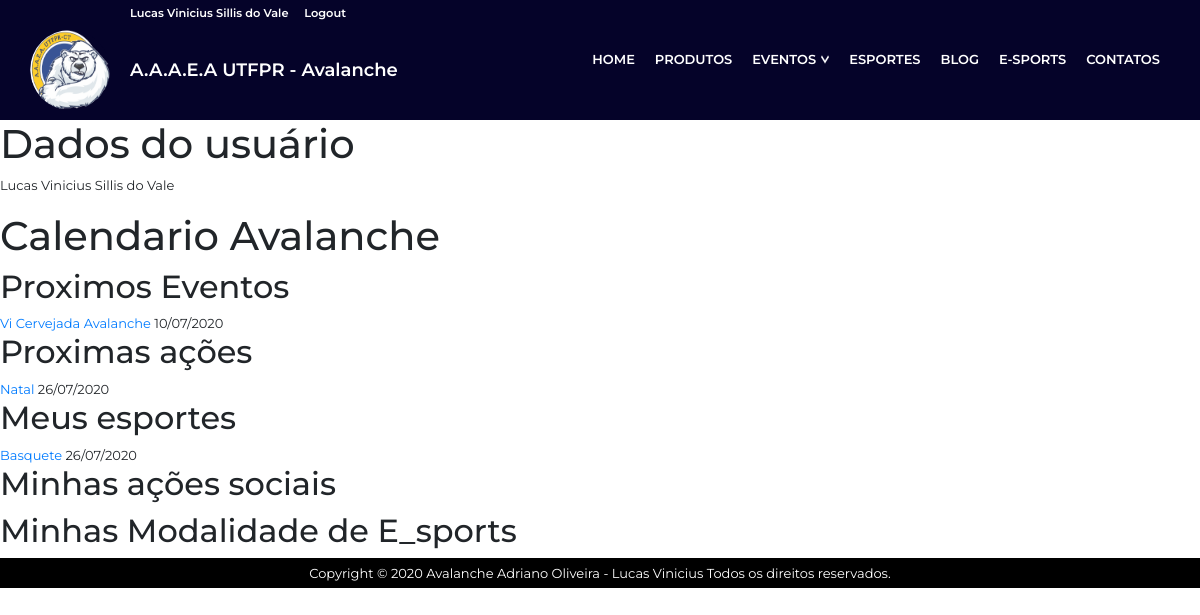
Screenshot of /Minha-Conta/ (signed in) with the database file from the repository.
### Contas/models.py (models this page shows, shortened)
class user(AbstractBaseUser, PermissionsMixin):
    Cursos = (
    ('Nenhum', 'Nenhum'), ('Administração', 'Administração'), ('Arquitetura e Urbanismo', 'Arquitetura e Urbanismo'),
    ('Bacharelado em Química', 'Bacharelado em Química'),
    ('Comunicação Organizacional', 'Comunicação Organizacional'),
    ('Design', 'Design'),
    ('Educação Física', 'Educação Física'),
    ('Engenharia Ambiental e Sanitária', 'Engenharia Ambiental e Sanitária'),
    ('Engenharia Civil', 'Engenharia Civil'),
    ('Engenharia de Computação', 'Engenharia de Computação'),
    ('Engenharia de Controle e Automação', 'Engenharia de Controle e Automação'),
    ('Engenharia Elétrica', 'Engenharia Elétrica'),
    ('Engenharia Eletrônica', 'Engenharia Eletrônica'),
    ('Engenharia Mecânica', 'Engenharia Mecânica'),
    ('Engenharia Mecatrônica', 'Engenharia Mecatrônica'),
    ('Licenciatura em Física', 'Licenciatura em Física'),
    ('Licenciatura em Letras Inglês', 'Licenciatura em Letras Inglês'),
    ('Licenciatura em Letras Português', 'Licenciatura em Letras Português'),
    ('Licenciatura em Matemática', 'Licenciatura em Matemática'),
    ('Licenciatura em Química', 'Licenciatura em Química'),
    ('Sistemas da Informação', 'Sistemas da Informação'),
    ('Tecnologia em Controle e Automação', 'Tecnologia em Controle e Automação'),
    ('Tecnologia em Design Gráfico', 'Tecnologia em Design Gráfico'),
    ('Tecnologia em Radiologia', 'Tecnologia em Radiologia'),
    ('Tecnologia em Sistemas de Telecomunicação', 'Tecnologia em sistemas de Telecomunicação')
    )
    Nome_completo = models.CharField(max_length=255, null=True,unique=True,help_text="Digite o seu nome COMPLETO")
    email = models.EmailField(max_length=255, unique=True, null=True)
    is_active = models.BooleanField(default=True, null=True)
    is_staff = models.BooleanField(default=False, null=True,verbose_name='Diretor')
    Socio = models.BooleanField(default=False, null=True)
    CPF = BRCPFField(max_length=14,unique=True,blank=False,null=False)
    Curso = models.CharField(max_length=255, choices=Cursos, null=True)
    Registro_Academico = models.CharField(max_length=255, blank=True,unique=True,null=True,help_text="Caso não é aluno da utfpr,deixar em Branco")
    Telefone = models.CharField(max_length=13,null = False)
    timestamp = models.DateTimeField(auto_now_add=True, null=True)
    objects = UserManager()
    USERNAME_FIELD = 'email'
    REQUIRED_FIELDS = ['Nome_completo', 'CPF', 'Curso','Telefone']
    @property
    def get_socio(self):
        return self.Socio
    class Meta:
        verbose_name = 'Usuário'
        verbose_name_plural = 'Usuários'
        ordering = ['Nome_completo']

### Avalancheutfpr/models.py (models this page shows, shortened)
class eventos(models.Model):
    status = (('Ativo', 'Ativo'), ('Encerrado', 'Encerrado'),)
    name = models.CharField(max_length=30,null=False,blank=False,verbose_name='Nome')
    previa = models.TextField(null=False,blank=False,verbose_name='Prévia')
    descricao = models.TextField(null=False,blank=False,verbose_name='Descrição')
    image = StdImageField(upload_to=get_file_path, null=False, blank=False)
    slug = AutoSlugField(populate_from = 'name')
    data = models.DateField(auto_now_add=False,blank=True,null=True)
    pub_date = models.DateField(auto_now_add=True,verbose_name='Data de Publicação')
    Status = models.CharField(max_length=30, null=True, blank=True, choices=status, default='Ativo')
    class Meta:
        verbose_name = 'Evento'
        verbose_name_plural = 'Eventos'
        ordering = ['-pub_date']

class campanhas(models.Model):
    status = (('Ativo', 'Ativo'), ('Encerrado', 'Encerrado'),)
    name = models.CharField(max_length=30,null=False,blank=False,verbose_name='Nome')
    previa = models.TextField(null=False, blank=False, verbose_name='Prévia')
    descricao = models.TextField(null=False,blank=False,verbose_name='Descrição')
    local = models.CharField(max_length=255)
    image = StdImageField(upload_to=get_file_path, null=False, blank=False)
    QRcode = StdImageField(upload_to=get_file_path, null=True, blank=True)
    slug = AutoSlugField(populate_from='name')
    data = models.DateField(auto_now_add=False, blank=True, null=True,verbose_name='Data de Realização')
    pub_date = models.DateField(auto_now_add=True,verbose_name='Data de publicação')
    Status = models.CharField(max_length=30, null=True, blank=True, choices=status, default='Ativo')
    class Meta:
        verbose_name= 'Ação Social'
        verbose_name_plural = 'Ações Sociais'
        ordering = ['-pub_date']

class inscricao_modalidades(models.Model):
    usuario = models.ForeignKey(settings.AUTH_USER_MODEL, verbose_name='Usuário', related_query_name='inscrito',
                                on_delete=models.CASCADE)
    name = models.CharField(max_length=255, null=False, blank=False,verbose_name='Nome')
    email = models.CharField(max_length=255, null=False, blank=False,verbose_name='Email')
    curso = models.CharField(max_length=255, null=False, blank=False,verbose_name='Curso')
    Ra = models.CharField(max_length=30, null=False, blank=False,verbose_name='Registro Acadêmico')
    telefone = models.CharField(max_length=30, null=False, blank=False,verbose_name='Contato')
    modalidade = models.ForeignKey(modalidades,verbose_name='Modalidade',on_delete=models.CASCADE)
    data = models.DateField(auto_now_add=True, verbose_name='Data da inscrição')
    objects = inscricaomodalidadesManager()
    class Meta:
        verbose_name = 'Modalidades - inscrições'
        verbose_name_plural = 'Modalidades - inscrições'
        ordering = ['modalidade']

class modalidades(models.Model):
    status = (('Ativo', 'Ativo'), ('Encerrado', 'Encerrado'),)
    name = models.CharField(max_length=30,null=False,blank=False,verbose_name='Nome')
    previa = models.TextField(null=False, blank=False, verbose_name='Prévia')
    descricao = models.TextField(null=False,blank=False,verbose_name='Descrição')
    image = StdImageField(upload_to=get_file_path, null=False, blank=False)
    slug = AutoSlugField(populate_from='name')
    pub_date = models.DateField(auto_now_add=True,verbose_name='Data de publicação')
    Status = models.CharField(max_length=30, null=True, blank=True, choices=status, default='Ativo')
    class Meta:
        verbose_name='Modalidade'
        verbose_name_plural = 'Modalidades'
        ordering = ['name']
    def __str__(self):
        return self.name

### Contas/views.py (the view)
# urls.py: path('Minha-Conta/',Minha_Conta,name = 'Minha_Conta'),
@login_required
def Minha_Conta(request):
    if request.user.is_authenticated:
        Inscricao_modalidades = inscricao_modalidades.objects.filter(usuario = request.user).order_by('modalidade')
        Inscricao_campanhas_sociais = inscricao_campanhas_sociais.objects.filter(usuario = request.user).order_by('campanha')
        Inscricao_E_sports = inscricao_E_sports.objects.filter(usuario = request.user).order_by('game')
        Eventos = eventos.objects.all().order_by('-pub_date')
        Campanhas = campanhas.objects.all().order_by('-pub_date')
        context = {}
        context['Eventos'] = Eventos
        context['Campanhas'] = Campanhas
        context['Inscricao_esportes'] = Inscricao_modalidades
        context['Inscricao_campanhas'] = Inscricao_campanhas_sociais
        context['Inscricao_E_sports'] = Inscricao_E_sports
        return render(request,'Minha_Conta.html',context)
    return redirect('Login')

### Contas/templates/Minha_Conta.html (shortened to what this page needs)
{% extends 'Base.html' %}
{% load static %}
{%load bootstrap4 %}
{%block body%}
<h1>Dados do usuário</h1>
<p>{{user.Nome_completo}}</p>
<h1>Calendario Avalanche</h1>
<h2>Proximos Eventos</h2>
{%for evento in Eventos %}
    <tr>
        <td>
          <a href="{% url 'Eventos_View' evento.slug%}">{{evento.name}}</a>
        </td>
        <td>
            {{evento.data|date:"d/m/Y"}}
        </td>
    </tr><br>
    {%endfor%}
<h2>Proximas ações</h2>
{%for campanha in Campanhas %}
    <tr>
        <td>
          <a href="{%url 'Campanhas_View' campanha.slug%}">{{campanha.name}}</a>
        </td>
        <td>
            {{campanha.data|date:"d/m/Y"}}
        </td>
    </tr><br>
    {%endfor%}
<h2>Meus esportes</h2>
{%for inscricao in Inscricao_esportes %}
    <tr>
        <td>
          <a href="{%url 'Modalidades_View' inscricao.modalidade.slug%}">{{inscricao.modalidade}}</a>
        </td>
        <td>
            {{inscricao.data|date:"d/m/Y"}}
        </td>
    </tr><br>
    {%endfor%}
<h2>Minhas ações sociais</h2>
<h2>Minhas Modalidade de E_sports</h2>
{%endblock%}

### Avalancheutfpr/templates/Base.html (shortened to what this page needs)
{% load static %}
{%load bootstrap4 %}
<html>
	<head>
        {% bootstrap_css %}
		<link href="{% static 'css/style.css' %}" rel="stylesheet"/>
	</head>
	<body>
		<header>
            {%if user.is_authenticated%}
            <div class="adicional">
            <div class="usuario"><pre><a href="{%url 'Minha_Conta'%}">{{user.Nome_completo}}</a>     <a href="{%url 'Logout'%}">Logout</a> </pre></div>
            </div>
            {%else%}
    <div class="adicional">
        <div class="usuario"><pre><a href="{%url 'Login'%}">Login</a>     <a href="{%url 'Cadastro'%}">Cadastre-se</a></pre></div>
    </div>
            {%endif%}
    <div class="header">
        <div class="logo">
            <div class="logoimg"><img src="{%static 'assets/logo.png'%}"></div>
        </div>
        <div class="logo-texto">A.A.A.E.A UTFPR - Avalanche</div>
        <div class="menu">
            <nav>
                <ul>
                    <li ><a href="{% url 'Home' %}">Home</a></li>
                    <li><a href="{% url 'Produtos'%}">Produtos</a></li>
                    <li><a href="">Eventos<img src="{% static 'assets/seta-baixo.png'%}"></a>
                    </li>
                    <li><a href="{% url 'Esportes'%}">Esportes</a></li>
                    <li><a href="{% url 'Blog'%}">Blog</a></li>
                    <li><a href="{% url 'E-sports'%}">E-Sports</a></li>
                    <li><a href="{% url 'Contatos'%}">Contatos</a></li>
                </ul>
            </nav>
        </div>
    </div>
    </header>
		{%block body%}
		{%endblock%}
		<footer>
    <div class="footer--area">
        <div class="footer--item">
                Copyright © 2020  Avalanche Adriano Oliveira - Lucas Vinicius Todos os direitos reservados.
        </div>
    </div>
</footer>
	</body>
</html>

### Avalancheutfpr/static/css/style.css (style rules this page uses)
* { margin:0; padding:0; box-sizing:border-box; }
body { font-family:'Montserrat', Arial, Helvetica, sans-serif; font-size:13px; overflow-x:hidden; }
header { height:120px; background-color:#050329 ; color:#FFF; position: sticky; top: 0; }
.adicional { max-width:1140px; height:20px; margin:auto; padding-top: 5px; display:flex; justify-content: space-between; }
.adicional .usuario a, .adicional .usuario pre { text-decoration: none; font-weight: 600; font-family:'Montserrat', Arial, Helvetica, sans-serif; color: #FFF; }
.adicional .usuario { margin-left: 100px; }
.header { max-width:1140px; height:100px; margin:auto; display:flex; align-items:center; }
.logo { width:100px; }
.logoimg img { width:80px; height:80px; background-color:#050329; border-radius:40px; }
.logo-texto { font-size: 18px; font-weight: 600; }
.menu { flex:1; display:flex; justify-content: flex-end; }
.menu ul, .menu li { list-style:none; }
.menu ul { display:flex; }
.menu li a { color:#FFF; text-transform: uppercase; font-weight: 600; text-decoration: none; padding-left:10px; padding-right:10px; height:100px; display:flex; align-items:center; border-bottom:5px solid #050329; }
nav img { width: 13px; height: 13px; padding-left: 5px; }
footer { background-color:#000; }
.footer--item { display: flex; justify-content: center; max-width:1140px; height: 30px; line-height: 30px; margin:auto; color:#FFF; font-size:13px; padding:0 10px 10px 10px; }

### rows the page displays
user: Nome_completo "Lucas Vinicius Sillis do Vale"
eventos: name "Vi Cervejada Avalanche", data "10/07/2020"
campanhas: name "Natal", data "26/07/2020"
inscricao_modalidades: modalidade "Basquete", data "26/07/2020"
